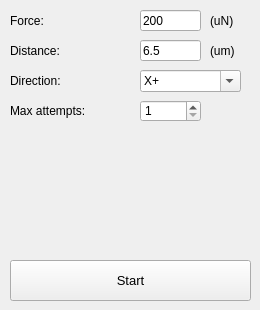
    <widget class="QWidget" name="pick">
     <attribute name="title">
      <string>Pick</string>
     </attribute>
     <widget class="QLabel" name="label_23">
      <property name="geometry">
       <rect>
        <x>10</x>
        <y>40</y>
        <width>101</width>
        <height>21</height>
       </rect>
      </property>
      <property name="text">
       <string>Distance:</string>
      </property>
     </widget>
     <widget class="QLabel" name="label_25">
      <property name="geometry">
       <rect>
        <x>210</x>
        <y>10</y>
        <width>41</width>
        <height>21</height>
       </rect>
      </property>
      <property name="text">
       <string>(uN)</string>
      </property>
     </widget>
     <widget class="QLabel" name="label_28">
      <property name="geometry">
       <rect>
        <x>210</x>
        <y>40</y>
        <width>41</width>
        <height>21</height>
       </rect>
      </property>
      <property name="text">
       <string>(um)</string>
      </property>
     </widget>
     <widget class="QLineEdit" name="pick_distance">
      <property name="geometry">
       <rect>
        <x>140</x>
        <y>40</y>
        <width>61</width>
        <height>21</height>
       </rect>
      </property>
      <property name="font">
       <font>
        <family>Arial</family>
        <pointsize>9</pointsize>
       </font>
      </property>
      <property name="text">
       <string>6.5</string>
      </property>
     </widget>
     <widget class="QLabel" name="label_31">
      <property name="geometry">
       <rect>
        <x>10</x>
        <y>10</y>
        <width>101</width>
        <height>21</height>
       </rect>
      </property>
      <property name="text">
       <string>Force:</string>
      </property>
     </widget>
     <widget class="QLineEdit" name="pick_force">
      <property name="geometry">
       <rect>
        <x>140</x>
        <y>10</y>
        <width>61</width>
        <height>21</height>
       </rect>
      </property>
      <property name="font">
       <font>
        <family>Arial</family>
        <pointsize>9</pointsize>
       </font>
      </property>
      <property name="text">
       <string>200</string>
      </property>
     </widget>
     <widget class="QLabel" name="label_33">
      <property name="geometry">
       <rect>
        <x>10</x>
        <y>70</y>
        <width>101</width>
        <height>21</height>
       </rect>
      </property>
      <property name="text">
       <string>Direction:</string>
      </property>
     </widget>
     <widget class="QComboBox" name="pick_direction">
      <property name="geometry">
       <rect>
        <x>140</x>
        <y>70</y>
        <width>101</width>
        <height>22</height>
       </rect>
      </property>
      <property name="font">
       <font>
        <family>Arial</family>
        <pointsize>9</pointsize>
       </font>
      </property>
      <property name="editable">
       <bool>true</bool>
      </property>
      <item>
       <property name="text">
        <string>X+</string>
       </property>
      </item>
     </widget>
     <widget class="QLabel" name="label_37">
      <property name="geometry">
       <rect>
        <x>10</x>
        <y>100</y>
        <width>111</width>
        <height>21</height>
       </rect>
      </property>
      <property name="text">
       <string>Max attempts:</string>
      </property>
     </widget>
     <widget class="QSpinBox" name="pick_attempt">
      <property name="geometry">
       <rect>
        <x>140</x>
        <y>100</y>
        <width>61</width>
        <height>22</height>
       </rect>
      </property>
      <property name="font">
       <font>
        <family>Arial</family>
        <pointsize>9</pointsize>
       </font>
      </property>
      <property name="minimum">
       <number>1</number>
      </property>
     </widget>
     <widget class="QPushButton" name="start_3">
      <property name="geometry">
       <rect>
        <x>10</x>
        <y>260</y>
        <width>241</width>
        <height>41</height>
       </rect>
      </property>
      <property name="font">
       <font>
        <family>Arial</family>
        <pointsize>10</pointsize>
       </font>
      </property>
      <property name="text">
       <string>Start</string>
      </property>
      <property name="autoRepeatInterval">
       <number>101</number>
      </property>
     </widget>
    </widget>
